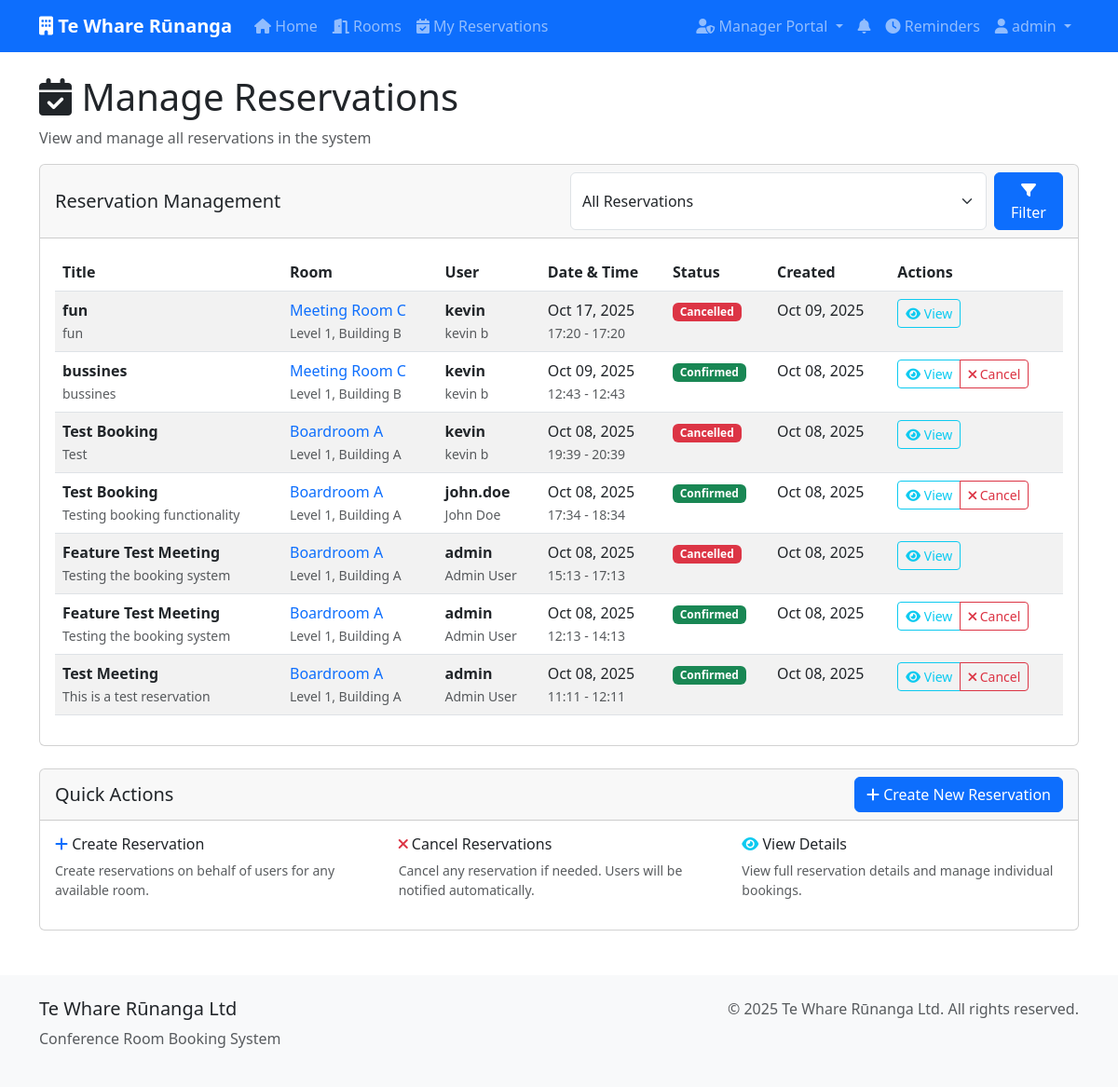
/manager/reservations/ (signed in), run on an earlier commit of the app's database.
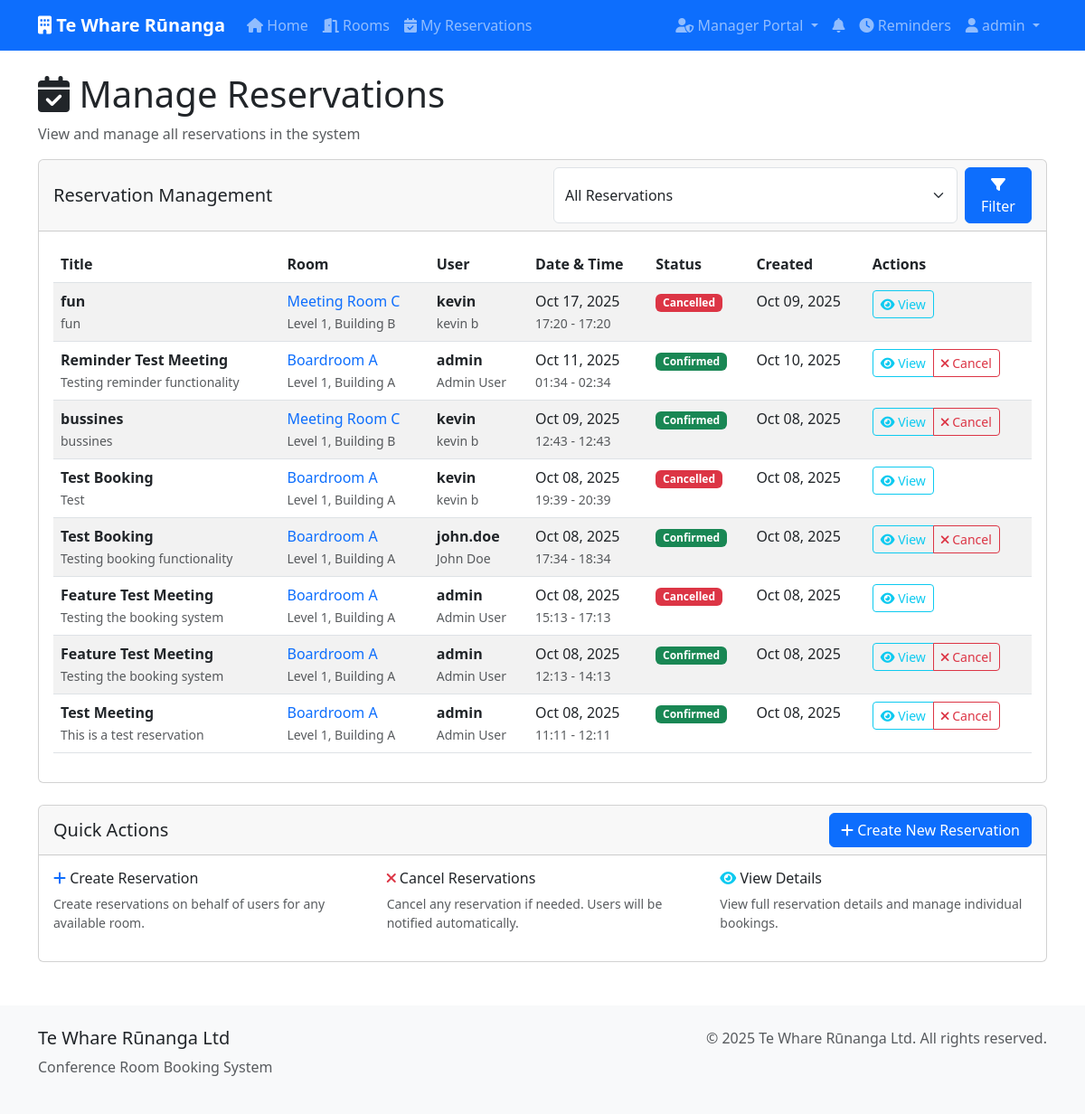
And on a later commit of the database.
### bookings/models.py (models this page shows, shortened)
class Reservation(models.Model):
    STATUS_CHOICES = [
        ('pending', 'Pending'),
        ('confirmed', 'Confirmed'),
        ('cancelled', 'Cancelled'),
        ('completed', 'Completed'),
    ]
    room = models.ForeignKey(Room, on_delete=models.CASCADE, related_name='reservations')
    user = models.ForeignKey(User, on_delete=models.CASCADE, related_name='reservations')
    title = models.CharField(max_length=200)
    description = models.TextField(blank=True)
    start_time = models.DateTimeField()
    end_time = models.DateTimeField()
    status = models.CharField(max_length=20, choices=STATUS_CHOICES, default='pending')
    created_at = models.DateTimeField(auto_now_add=True)
    updated_at = models.DateTimeField(auto_now=True)
    created_by_admin = models.BooleanField(default=False)
    class Meta:
        ordering = ['start_time']

class Room(models.Model):
    name = models.CharField(max_length=100, unique=True)
    capacity = models.PositiveIntegerField()
    description = models.TextField(blank=True)
    location = models.CharField(max_length=200)
    amenities = models.TextField(blank=True)
    is_active = models.BooleanField(default=True)
    created_at = models.DateTimeField(auto_now_add=True)
    updated_at = models.DateTimeField(auto_now=True)
    class Meta:
        ordering = ['name']

### bookings/views.py (the view)
# urls.py: path('manager/reservations/', views.admin_reservation_manage, name='admin_reservation_manage'),
@login_required
def admin_reservation_manage(request):
    if not hasattr(request.user, 'profile') or not request.user.profile.is_admin:
        messages.error(request, 'Access denied. Admin privileges required.')
        return redirect('home')
    reservations = Reservation.objects.all().order_by('-start_time')
    status = request.GET.get('status')
    if status:
        reservations = reservations.filter(status=status)
    paginator = Paginator(reservations, 20)
    page_number = request.GET.get('page')
    page_obj = paginator.get_page(page_number)
    context = {
        'page_obj': page_obj,
        'status': status,
    }
    return render(request, 'bookings/admin_reservation_manage.html', context)

### bookings/context_processors.py (called while the page is built)
def notification_count(request):
    if request.user.is_authenticated:
        unread_count = Notification.objects.filter(
            user=request.user,
            is_read=False
        ).count()
        return {'unread_notifications_count': unread_count}
    return {'unread_notifications_count': 0}

### templates/bookings/admin_reservation_manage.html (shortened to what the changed rows need)
{% extends 'bookings/base.html' %}
{% block content %}
<div class="row">
    <div class="col-12">
        <h1><i class="fas fa-calendar-check"></i> Manage Reservations</h1>
    </div>
</div>
<div class="row mb-4">
    <div class="col-12">
        <div class="card">
            <div class="card-body">
                <div class="table-responsive">
                    <table class="table table-striped">
                        <thead>
                            <tr>
                                <th>Title</th>
                                <th>Room</th>
                                <th>User</th>
                                <th>Date & Time</th>
                                <th>Status</th>
                                <th>Created</th>
                                <th>Actions</th>
                            </tr>
                        </thead>
                        <tbody>
                            {% for reservation in page_obj %}
                            <tr>
                                <td>
                                    <strong>{{ reservation.title }}</strong>
                                    {% if reservation.description %}
                                    <br><small class="text-muted">{{ reservation.description|truncatewords:8 }}</small>
                                    {% endif %}
                                </td>
                                <td>
                                    <a href="{% url 'room_detail' reservation.room.id %}" class="text-decoration-none">
                                        {{ reservation.room.name }}
                                    </a>
                                    <br><small class="text-muted">{{ reservation.room.location }}</small>
                                </td>
                                <td>
                                    <strong>{{ reservation.user.username }}</strong>
                                    <br><small class="text-muted">{{ reservation.user.get_full_name|default:"No name" }}</small>
                                </td>
                                <td>
                                    {{ reservation.start_time|date:"M d, Y" }}<br>
                                    <small class="text-muted">{{ reservation.start_time|time:"H:i" }} - {{ reservation.end_time|time:"H:i" }}</small>
                                </td>
                                <td>
                                    <span class="badge bg-{% if reservation.status == 'confirmed' %}success{% elif reservation.status == 'pending' %}warning{% elif reservation.status == 'cancelled' %}danger{% else %}secondary{% endif %}">
                                        {{ reservation.get_status_display }}
                                    </span>
                                </td>
                                <td>{{ reservation.created_at|date:"M d, Y" }}</td>
                                <td>
                                    <div class="btn-group" role="group">
                                        <a href="{% url 'reservation_detail' reservation.id %}" class="btn btn-sm btn-outline-info">
                                            <i class="fas fa-eye"></i> View
                                        </a>
                                        {% if reservation.status != 'cancelled' %}
                                        <a href="{% url 'admin_reservation_cancel' reservation.id %}" class="btn btn-sm btn-outline-danger">
                                            <i class="fas fa-times"></i> Cancel
                                        </a>
                                        {% endif %}
                                    </div>
                                </td>
                            </tr>
                            {% empty %}
                            <tr>
                                <td colspan="7" class="text-center text-muted">
                                    <i class="fas fa-info-circle"></i> No reservations found.
                                </td>
                            </tr>
                            {% endfor %}
                        </tbody>
                    </table>
                </div>
            </div>
        </div>
    </div>
</div>
{% endblock %}

What changed in the data, as far as the page shows it:
added Reservation: title "Reminder Test Meeting", description "Testing reminder functionality", room.name "Boardroom A", room.location "Level 1, Building A", user.username "admin", user.get_full_name "Admin User", start_time "Oct 11, 2025", start_time "01:34", end_time "02:34", status "Confirmed", created_at "Oct 10, 2025", shows "Cancel"
